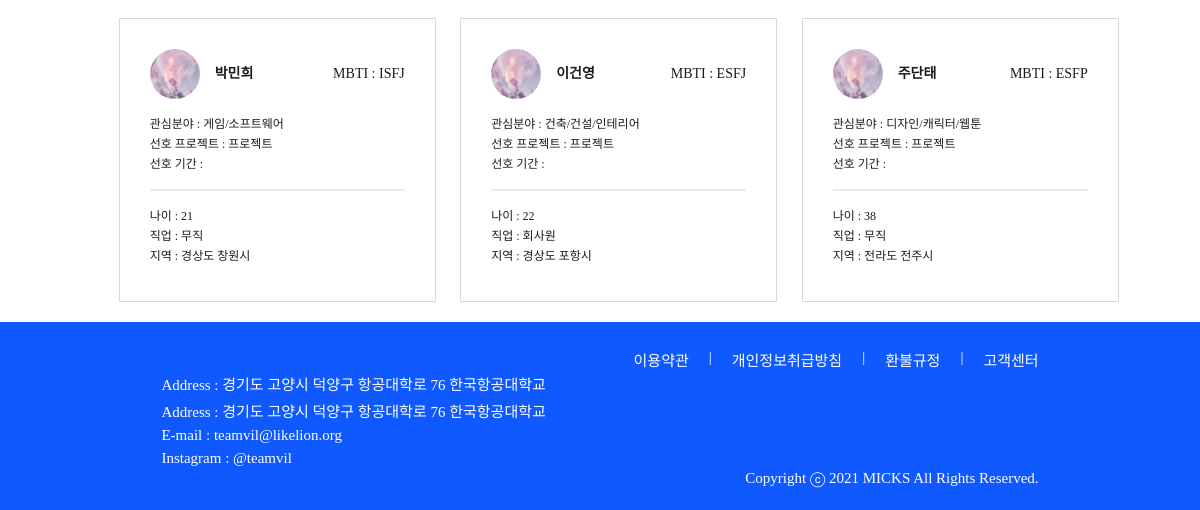
The app's page /member/member_search_back/ (lower part), older data.
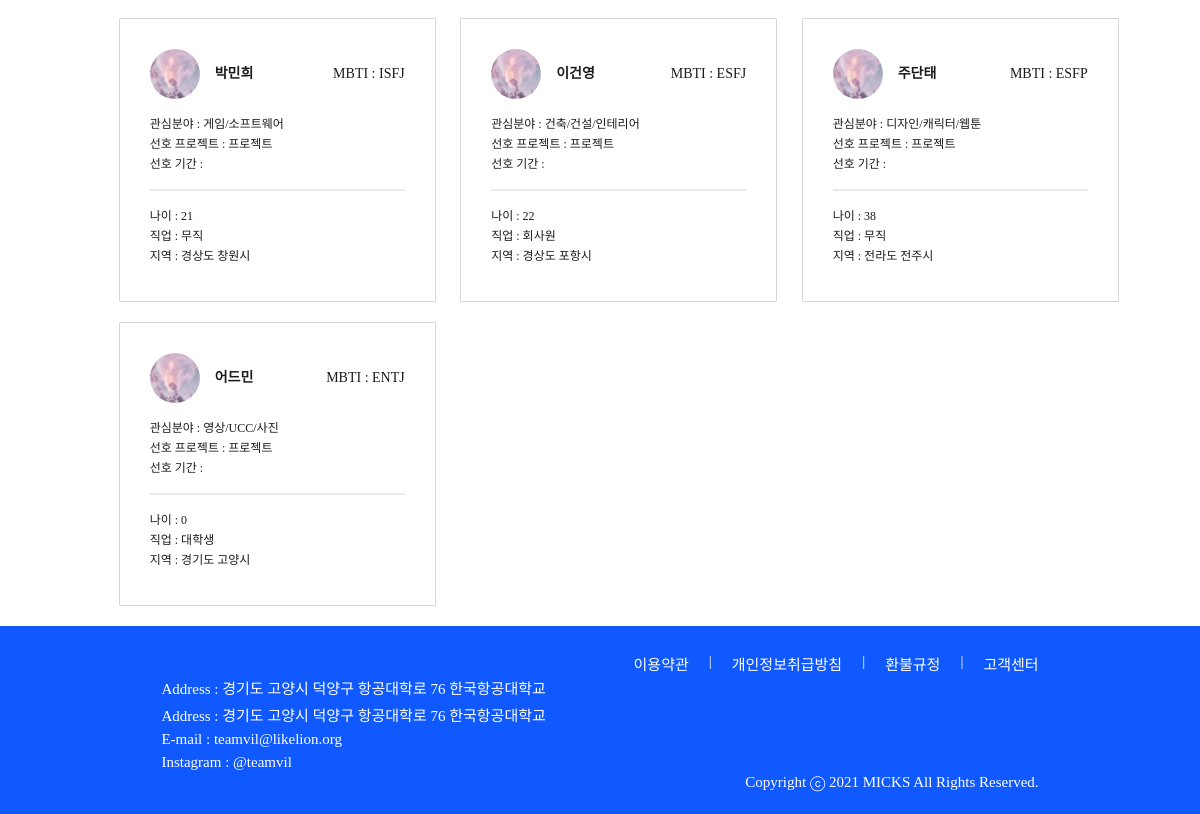
The same page, newer data.
### account/models.py (models this page shows, shortened)
class Profile(models.Model):
    user_id = models.ForeignKey(User, on_delete = models.CASCADE, db_column="user_id")
    name = models.CharField(max_length=25)
    mbti_id = models.ForeignKey(Mbti, on_delete = models.CASCADE, db_column="mbti_id")
    mbti_detail = models.CharField(max_length=100, null=True)
    email = models.CharField(max_length=45)
    phone = models.CharField(max_length=15)
    birthday = models.DateField()
    region1_id = models.ForeignKey(Region1, on_delete = models.CASCADE, db_column="region1_id")
    region2_id = models.ForeignKey(Region2, on_delete = models.CASCADE, db_column="region2_id")
    openPhone = models.IntegerField()
    openEmail = models.IntegerField()
    term_id = models.ForeignKey(Term, on_delete = models.CASCADE, db_column="term_id")
    field1_id = models.ForeignKey(Field1, on_delete = models.CASCADE, db_column="field1_id")
    field2 = models.CharField(max_length=20)
    state = models.IntegerField()
    job_id = models.ForeignKey(Job, on_delete = models.CASCADE, db_column="job_id")
    education_id = models.ForeignKey(Education, on_delete = models.CASCADE, db_column="education_id", null=True)
    isLink = models.IntegerField()
    isFile = models.IntegerField()
    isCarrer = models.IntegerField()
    pr = models.TextField(null=True)
    register = models.DateTimeField(default=timezone.now)
    photo = models.FileField(null=True)
    isReview = models.IntegerField()
    view_cnt = models.IntegerField(default=0)
    submit = models.IntegerField(default=0)

class Mbti(models.Model):
    mbti = models.CharField(max_length=4)
    mbti_cnt = models.IntegerField(default=0)

class Job(models.Model):
    job = models.CharField(max_length=20)

### home/models.py (models this page shows, shortened)
class Field1(models.Model):
    field1 = models.CharField(max_length=20)

class Region1(models.Model):
    region1 = models.CharField(max_length=20)

class Region2(models.Model):
    region1_id = models.ForeignKey(Region1, on_delete = models.CASCADE, db_column="region1_id")
    region2 = models.CharField(max_length=20)

### account/views.py (the view)
# urls.py: path('member_search_back/', views.member_search_back, name = "member_search_back"),
def member_search_back(request):
    profiles = Profile.objects.all()
    profiles_reg = Profile.objects.all().order_by('id')[:4]
    field1 = Field1.objects.all() # 대분야 (ex IT)
    mbti = Mbti.objects.all()
    region2 = Region2.objects.all() # ~시 (서울만 ~구)
    term = Term.objects.all()
    job = Job.objects.all()
    return render(request, "member_search_back.html", {'profiles':profiles, "field1s":field1, "mbtis" : mbti,
                                                    "region2s": region2, "terms": term, "jobs": job, "profiles_reg":profiles_reg})

### teamvil/templatetags/custom_tags.py (called while the page is built)
@register.simple_tag
def getAge(birthday):
    now = int(datetime.datetime.today().year)
    birthday = int(birthday.strftime('%Y'))
    return now - birthday

### account/templates/member_search_back.html (shortened to what this page needs)
<!DOCTYPE html>
<html lang="en">
{% load static %}
{% load custom_tags %}
<head>
    <link rel="stylesheet" href="{% static 'css/base.css' %}">
    <link rel="stylesheet" href="{% static 'css/member_search.css' %}">
</head>
<body>
    <section class="member_search-main-container margin">
        <main class="member_search-member-container">
            {% for profile in profiles %}
                <a href="{% url 'member_detail' profile.id %}">
                    <article class="member_search-member-item">
                        <div class="member_search-member-profile-container">
                            <div class="member_search-member-name-container">
                                <img class="member_search-member-image" src="{% static 'image/cloud.jpg' %}" alt="">
                                <p class="spoqa-bold">{{profile.name}}</p>
                            </div>
                            <p class="spoqa-medium">MBTI : {{profile.mbti_id.mbti}}</p>
                        </div>
                        <p class="spoqa-medium">관심분야 : {{profile.field1_id.field1}}</p>
                        <p class="spoqa-medium">선호 프로젝트 :
                            {% if profile.type == 0 %}
                                창업
                            {% elif profile.type == 1 %}
                                공모전
                            {% else %}
                                프로젝트
                            {% endif %}
                        </p>
                        <p class="spoqa-medium">선호 기간 : </p>
                        <hr>
                        <p class="spoqa-regular">나이 : {% getAge profile.birthday %}</p>
                        <p class="spoqa-regular">직업 : {{ profile.job_id.job }}</p>
                        <p class="spoqa-regular">지역 : {{ profile.region1_id.region1 }} {{ profile.region2_id.region2 }}</p>
                    </article>
                </a>
            {% endfor %}
        </main>
    </section>
    {% include 'footer.html' %}
</body>
</html>

Row changes from the older to the newer data that the page shows:
added Profile: name "어드민", mbti_id.mbti "ENTJ", field1_id.field1 "영상/UCC/사진", shows "프로젝트", birthday "0", job_id.job "대학생", region1_id.region1 "경기도", region2_id.region2 "고양시"
